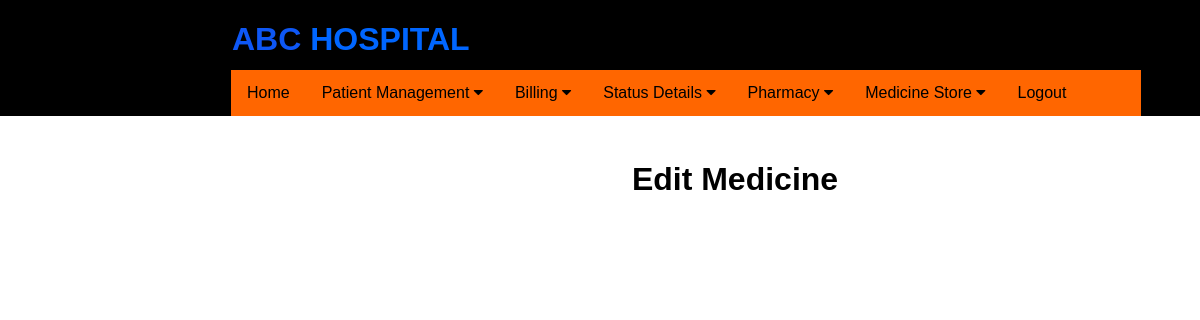
The page /editmedicinedetail/1 (signed in) on the database as committed earlier.
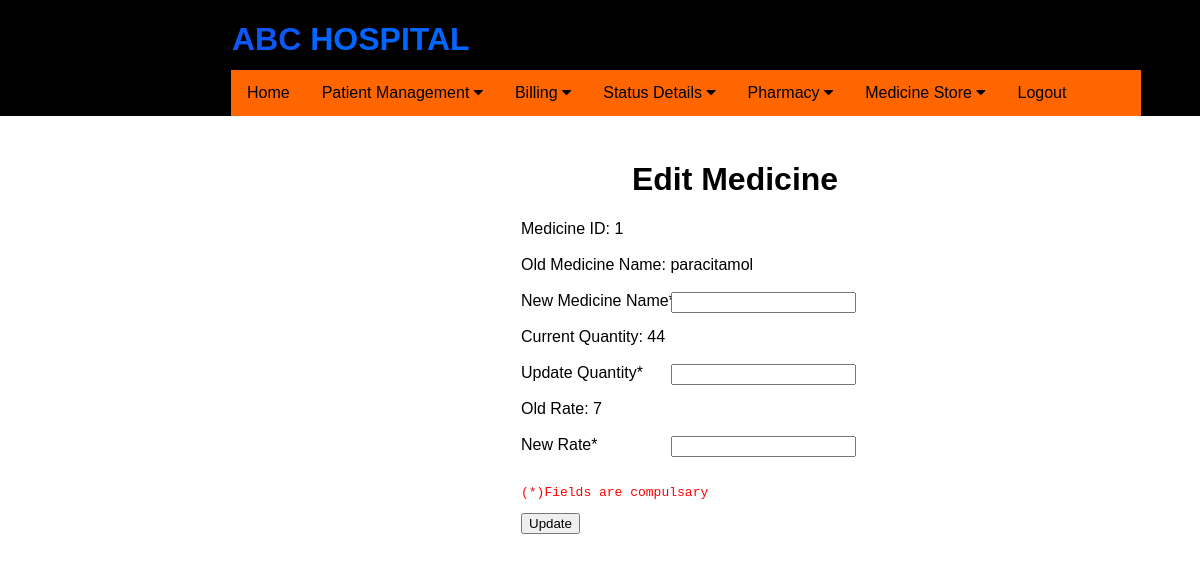
The same page on the database as committed later.
### application/routes.py (models this page shows)
class MedicineMaster(db.Model):
    __tablename__ = 'medicinemaster'
    mid = Column(Integer, ForeignKey('medicines.mid'), primary_key=True)
    mname = Column(db.String(20))
    qavailable = Column(db.Integer)
    rate = Column(db.Integer)

### application/routes.py (the view, shortened to what this page needs)
@app.route('/editmedicinedetail/<mid>', methods=['GET', 'POST'] )
def editmedicinedetail(mid):
    print("id is : ", mid)
    if 'username' in session:
        print("inside sesssss")
        print(datetime.now())
        editpat = MedicineMaster.query.filter_by( mid = mid )
        return render_template('editmedicinedetail.html', editpat = editpat)

### application/templates/editmedicinedetail.html (shortened to what this page needs)
{% extends "layout.html" %}
{% block content %}
<div class="form">
    <h1 id="cst_head">Edit Medicine </h1>
    {% for edit in editpat %}
    <form action="" method="POST">
        <label for="id">Medicine ID:   </label> {{ edit.mid }} <br><br>
        <label for="Name">Old Medicine Name:   </label> {{ edit.mname }} <br><br>
        <label for="New customer Name*">New Medicine Name*</label>
        <input type="text" id="mname" name="mname"><br><br>
        <label for="Old Address">Current Quantity:  </label> {{ edit.qavailable }} <br><br>
        <label for="New Address*">Update Quantity*</label>
        <input type="text" id="qavailable" name="qavailable"><br><br>
        <label for="Old Age">Old Rate:  </label> {{ edit.rate }} <br><br>
        <label for="New Age*">New Rate*</label>
        <input type="text" id="rate" name="rate"><br><br>
        <pre>(*)Fields are compulsary</pre>
        <button  type="submit">Update</button>
    </form>
    {% endfor %}
</div>
{% endblock %}

Rows that differ between the two databases and show on the page:
added MedicineMaster: mid "1", mname "paracitamol", qavailable "44", rate "7"
